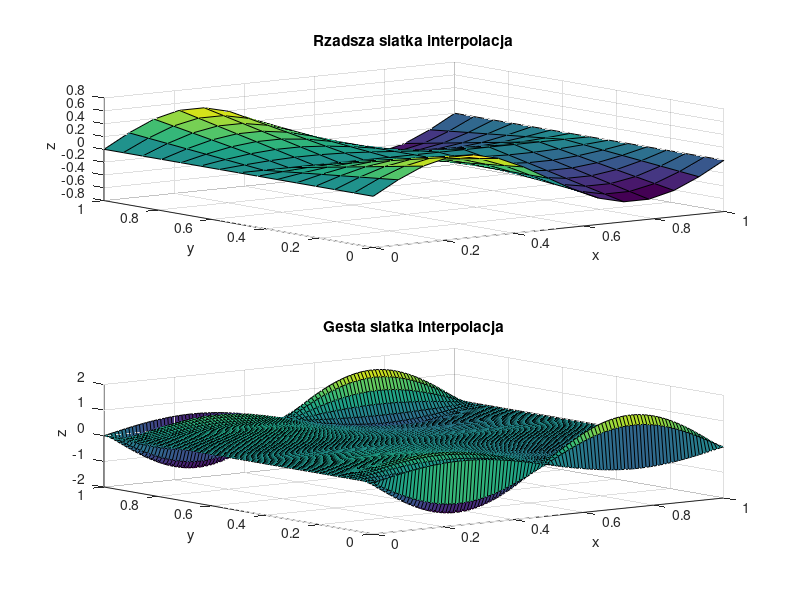

MATLAB code for this plot:
function [M,N,P,R,x_coarse,y_coarse,F_coarse,x_fine,y_fine,F_fine] = zadanie5()
P = 100; % liczba unikalnych współrzędnych x punktów dla których będzie obliczana interpolacja
R = 100; % liczba unikalnych współrzędnych y punktów dla których będzie obliczana interpolacja
M = 15; % liczba węzłów interpolacji wzdłuż osi X (stopień wielomianu zmiennej x: M-1)
N = 15; % liczba węzłów interpolacji wzdłuż osi Y (stopień wielomianu zmiennej y: N-1)

% Generowanie węzłów interpolacji na płaszczyźnie
x_coarse = linspace(0, 1, M);
y_coarse = linspace(0, 1, N);
[X_coarse, Y_coarse] = meshgrid(x_coarse, y_coarse);

% Wyznaczenie wartości funkcji oryginalnej w węzłach
F_coarse = sin(X_coarse*2*pi) .* abs(Y_coarse-0.5);

MN = M*N;
xvec_coarse = reshape(X_coarse, MN, 1);
yvec_coarse = reshape(Y_coarse, MN, 1);
fvec_coarse = reshape(F_coarse, MN, 1);

% Macierz Vandermonde'a dla interpolacji 2d
V = zeros(M*N, M*N);
for i = 0:(M-1)
    for j = 0:(N-1)
        V(:, i*N + j + 1) = xvec_coarse.^i .* yvec_coarse.^j;
    end
end

% Współczynniki wielomianu interpolacyjnego
coeffs = V \ fvec_coarse;

% Obliczanie wartości funkcji interpolującej na gęstszej siatce
x_fine = linspace(0, 1, P);
y_fine = linspace(0, 1, R);
[X_fine, Y_fine] = meshgrid(x_fine, y_fine);

F_fine = zeros(size(X_fine));
% zadanie B: zdefiniuj obliczenia wartości wielomianu interpolującego. Rezultat obliczeń zapisz w zmiennej F_fine.

for i = 0:(M-1)
    for j = 0:(N-1)
        F_fine = F_fine + coeffs(i*N+j+1) * X_fine.^i .* Y_fine.^j;
    end
end

subplot(2,1,1)
surf(X_coarse, Y_coarse, F_coarse)
title('Rzadsza siatka interpolacja')
xlabel('x')
ylabel('y')
zlabel('z')

subplot(2,1,2)
surf(X_fine, Y_fine, F_fine)
title('Gesta siatka interpolacja')
xlabel('x')
ylabel('y')
zlabel('z')

print('zadanie5.png', '-dpng')

end